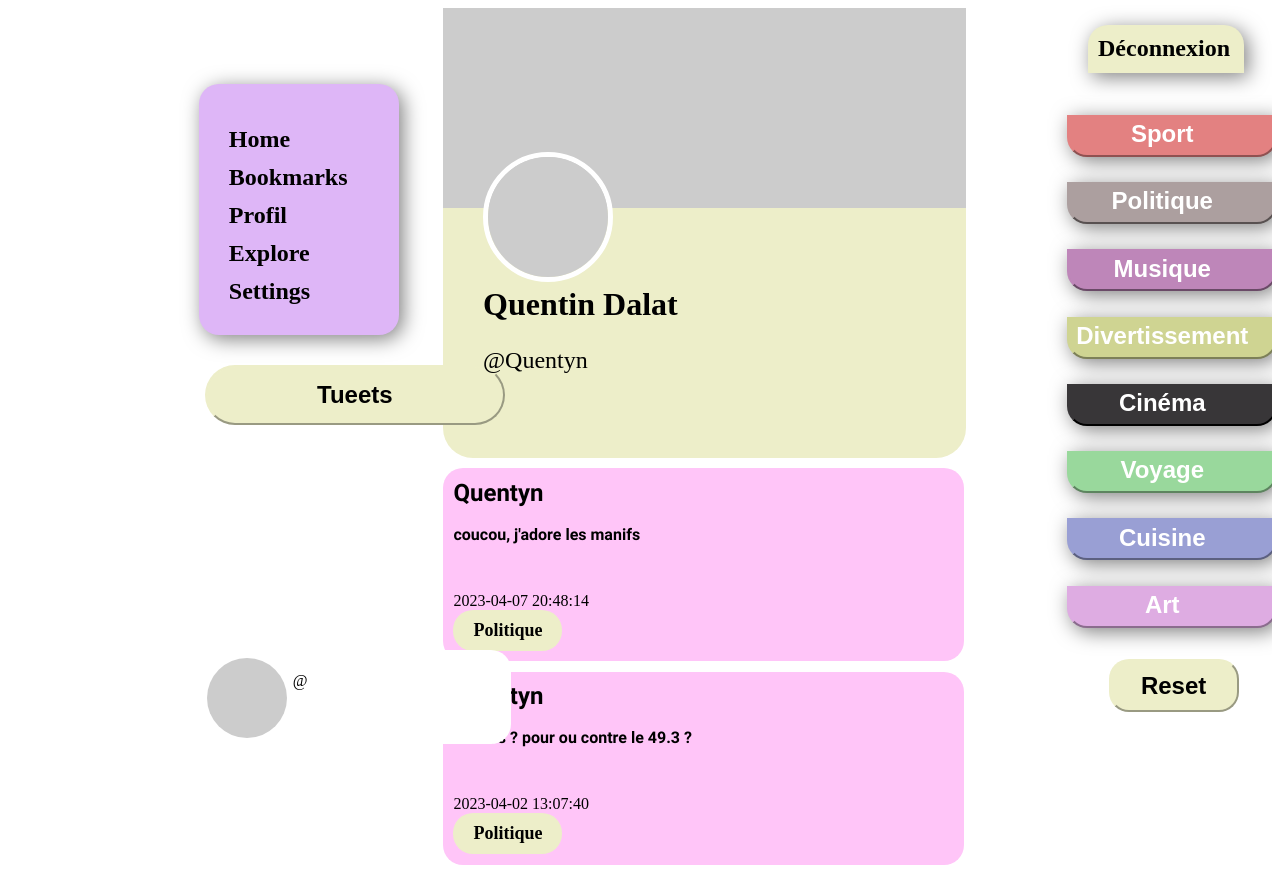
The app's page /user.php?profil=Quentyn with its own data.
### tables this page shows
CREATE TABLE `users` (
  `id_users` int NOT NULL,
  `pseudo` varchar(30) NOT NULL,
  `prenom` varchar(30) NOT NULL,
  `nom` varchar(30) NOT NULL,
  `mail` varchar(40) NOT NULL,
  `mdp` varchar(255) NOT NULL,
  `user_photo` varchar(150) DEFAULT 'https://picsum.photos/100/100',
  `date_de_naissance` date NOT NULL
);

CREATE TABLE `tweet` (
  `id_tweet` int NOT NULL,
  `message` text NOT NULL,
  `date_heure_message` datetime NOT NULL,
  `type` varchar(40) NOT NULL,
  `image_chemin` varchar(260) DEFAULT NULL,
  `id_users` int NOT NULL
);

### user.php (the view, shortened to what this page needs)
<!DOCTYPE html>
<html>
<head>
    <link rel="stylesheet" type="text/css" href="style.css">
</head>
<body>
    <?php
        $pdo = new PDO('mysql:host=localhost;dbname=testtwitter','root', '', array(PDO::ATTR_ERRMODE => PDO::ERRMODE_WARNING, PDO::MYSQL_ATTR_INIT_COMMAND => 'SET NAMES utf8'));
        if(isset($_GET['profil'])){
            $profil_id = $_GET['profil'];
        }
        $random_user = $pdo->query('SELECT id_users, user_photo, pseudo, prenom, nom FROM users ORDER BY RAND() LIMIT 1')->fetch(PDO::FETCH_ASSOC);
        $user_query = $pdo->query("SELECT * FROM users WHERE pseudo='$profil_id'");
        $user = $user_query->fetch(PDO::FETCH_ASSOC);
    ?>
    <header class="header nav-profil">
      <div class="nav-bar">
        <a href="index.php" class="nav">Home</a>
        <a href="" class="nav">Bookmarks</a>
        <a href="profil.php" class="nav">Profil</a>
        <a href="" class="nav">Explore</a>
        <a href="" class="nav">Settings </a>
      </div>
      <button id="myBtn" class="btn-modal">Tueets</button>
      <div class="profil">
        <div class="img-profil">
          <a href="profil.php"><img src="<?php echo $random_user['user_photo']; ?>" alt="" class="img-profil"></a>
        </div>
        <div class="utilisateur">
          <p>@<?php  echo $_SESSION['pseudo']; ?></p>
        </div>
      </div>
    </header>
    <main>
      <div class="head-profil">
        <div class="bio">
          <img src="<?php echo $random_user['user_photo']; ?>" alt="" class="banniere-profil">
            <div class="head">
              <img src="<?php echo $random_user['user_photo']; ?>" alt="" class="head-img">
              <h3 class="head-name"><?php echo $user['prenom'] . ' ' . $user['nom']; ?></h3>
              <p class="head-pseudo">@<?php echo $user['pseudo']; ?></p>
            </div>
        </div>
        <div class="profil-tweet">
          <?php
            $rqt= "SELECT * FROM tweet WHERE id_users='" . $user['id_users'] . "' ORDER BY date_heure_message DESC";
            $result = $pdo->query($rqt);
            while ($row = $result->fetch(PDO::FETCH_ASSOC)) {
              echo '<div class="tweet_content ' . $row['type'] .' content-respo">';
              echo '<div class="pseudo_message">';
              echo '<span class="pseudo_tweet">' . $user['pseudo'] . '</span><br>';
              echo '<span class="message_tweet">' .$row['message'] . '</span><br>';
              echo '</div>';
              echo '<div class="date_supprimer">';
              echo $row['date_heure_message'] . '<br>';
              echo '<div class="type_response">';
              echo $row['type'];
              echo '</div>';
              echo '</div>';
              echo '</div>';
            }
          ?>
        </div>
      </div>
      <div class="last-profil">
        <a href="inscription.php" class="deconnexion">Déconnexion</a>
          <div class="filter-buttons">
            <button class="filter-btn buttons-all sport" data-tag="Sport">Sport</button>
            <button class="filter-btn buttons-all politique" data-tag="Politique">Politique</button>
            <button class="filter-btn buttons-all musique" data-tag="Musique">Musique</button>
            <button class="filter-btn buttons-all divertissement" data-tag="Divertissement">Divertissement</button>
            <button class="filter-btn buttons-all cinema" data-tag="Cinéma">Cinéma</button>
            <button class="filter-btn buttons-all voyage" data-tag="Voyage">Voyage</button>
            <button class="filter-btn buttons-all cuisine" data-tag="Cuisine">Cuisine</button>
            <button class="filter-btn buttons-all art" data-tag="Art">Art</button>
          </div>
          <button id="resetButton" class="reset-filter">Reset</button>
      </div>
    </main>
</body>
</html>

### style.css (style rules this page uses)
a { color: rgb(0, 0, 0); text-decoration: unset; }
main { display: flex; margin-left: 33.3%; }
body { background-color: rgb(255, 255, 255); display: flex; flex-direction: column; overflow-x: hidden; }
:root { --couleur-tweeter: rgb(0, 172, 238); --couleur-sport: #E38181; --couleur-politique: #AC9F9F; --couleur-musique: #BE86B9; --couleur-divertissement: #CFD492; --couleur-cinema: #383638; --couleur-voyage: #99D89C; --couleur-cuisine: #999FD4; --couleur-art: #DEACE2; --violet-lotus: rgb(171, 86, 162); }

### components/header.css (style rules this page uses)
.header { margin-left: 15%; position: fixed; }
.profil { background-color: rgb(255, 255, 255); transition: 0.5s; width: 100%; border-radius: 20px; margin-top: 75%; padding: 2%; display: flex; }
.img-profil { width: 80px; height: 80px; border-radius: 50%; border: 1px solid white; object-fit: cover; }
.utilisateur { margin-left: 2%; color: rgb(0, 0, 0); }

### components/post.css (style rules this page uses)
.pseudo_tweet { font-weight: bold; font-size: x-large; font-family: 'Prompt', sans-serif; }
.message_tweet { font-weight: bold; font-family: 'Prompt', sans-serif; }
.tweet_content { width: 500px; gap: 30px; display: flex; flex-direction: column; padding: 2%; margin-right: 22px; background-color: rgb(255, 197, 248); margin-top: 2%; border-radius: 20px; }
.pseudo_message { display: flex; flex-direction: column; }
.date_supprimer { display: flex; flex-direction: column-reverse; align-items: flex-end; justify-content: end; display: block; }
.type_response { font-weight: bold; background-color: #EDEEC9; color: black; padding: 2% 4%; border-radius: 20px; font-size: large; width: max-content; }
.sport { background-color: var(--couleur-sport); border-color: var(--couleur-sport); }
.politique { background-color: var(--couleur-politique); border-color: var(--couleur-politique); }
.musique { background-color: var(--couleur-musique); border-color: var(--couleur-musique); }
.divertissement { background-color: var(--couleur-divertissement); border-color: var(--couleur-divertissement); }
.cinema { background-color: var(--couleur-cinema); border-color: var(--couleur-cinema); }
.voyage { background-color: var(--couleur-voyage); border-color: var(--couleur-voyage); }
.cuisine { background-color: var(--couleur-cuisine); border-color: var(--couleur-cuisine); }
.art { background-color: var(--couleur-art); border-color: var(--couleur-art); }

### components/nav.css (style rules this page uses)
.nav-bar { display: flex; flex-direction: column; font-size: x-large; gap: 80%; width: 140px; background-color: rgb(222, 182, 247); padding: 10%; border-radius: 20px; box-shadow: 4px 4px 20px rgba(0, 0, 0, 0.5); }
.nav-profil { margin-top: 6%; }
.nav { color: rgb(0, 0, 0); margin-top: 8%; font-size: x-large; font-weight: bold; transition: 0.5s; }

### components/modal.css (style rules this page uses)
.btn-modal { background-color: #edeec9; color: black; width: 300px; height: 60px; border-radius: 40px; border-color: rgb( 237, 238, 201); margin-top: 10%; margin-left: 2%; font-size: x-large; font-weight: bold; transition: 0.5s; }

### components/type.css (style rules this page uses)
.last-profil { display: flex; flex-direction: column; padding: 2%; margin-left: 10%; }
.deconnexion { font-size: x-large; background-color: #EDEEC9; padding: 5%; width: 135px; color: black; font-weight: bold; border-top-left-radius: 20px; border-top-right-radius: 20px; font-weight: bold; cursor: pointer; margin-left: 10%; box-shadow: 4px 4px 20px rgba(0, 0, 0, 0.5); transition: 0.5s; }
.filter-btn { font-size: x-large; font-weight: bold; margin-top: 15%; padding: 2% 15% 4% 4%; color: white; border-bottom-left-radius: 20px; border-bottom-right-radius: 20px; cursor: pointer; box-shadow: 4px 4px 20px rgba(0, 0, 0, 0.5); width: 210px; }
.filter-buttons { margin-top: 8%; margin-right: 20%; display: flex; flex-direction: column; }
.reset-filter { font-size: x-large; font-weight: bold; margin-top: 15%; margin-left: 20%; margin-right: 18%; padding: 5%; color: black; border-radius: 20px; background-color: #EDEEC9; border-color: #EDEEC9; cursor: pointer; transition: 0.5s; }

### components/profil.css (style rules this page uses)
.banniere-profil { width: 523px; height: 200px; }
.head-profil { display: flex; flex-direction: column; min-height: 1340px; max-height: auto; margin-left: 2%; }
.head-img { border-radius: 50%; border: 5px solid white; width: 120px; }
.head-name { font-size: xx-large; margin: 0; }
.bio { background-color: #EDEEC9; border-radius: 30px; }
.head { position: relative; bottom: 60px; left: 40px; z-index: 0; }
.head-pseudo { font-size: x-large; }
.profil-tweet { display: flex; flex-direction: column; }

### records on screen
users: prenom "Quentin", nom "Dalat", pseudo "Quentyn"
tweet: id_users.pseudo "Quentyn", message "coucou, j'adore les manifs", date_heure_message "2023-04-07 20:48:14", type "Politique"
tweet: message "Et vous ? pour ou contre le 49.3 ?", date_heure_message "2023-04-02 13:07:40", type "Politique"
